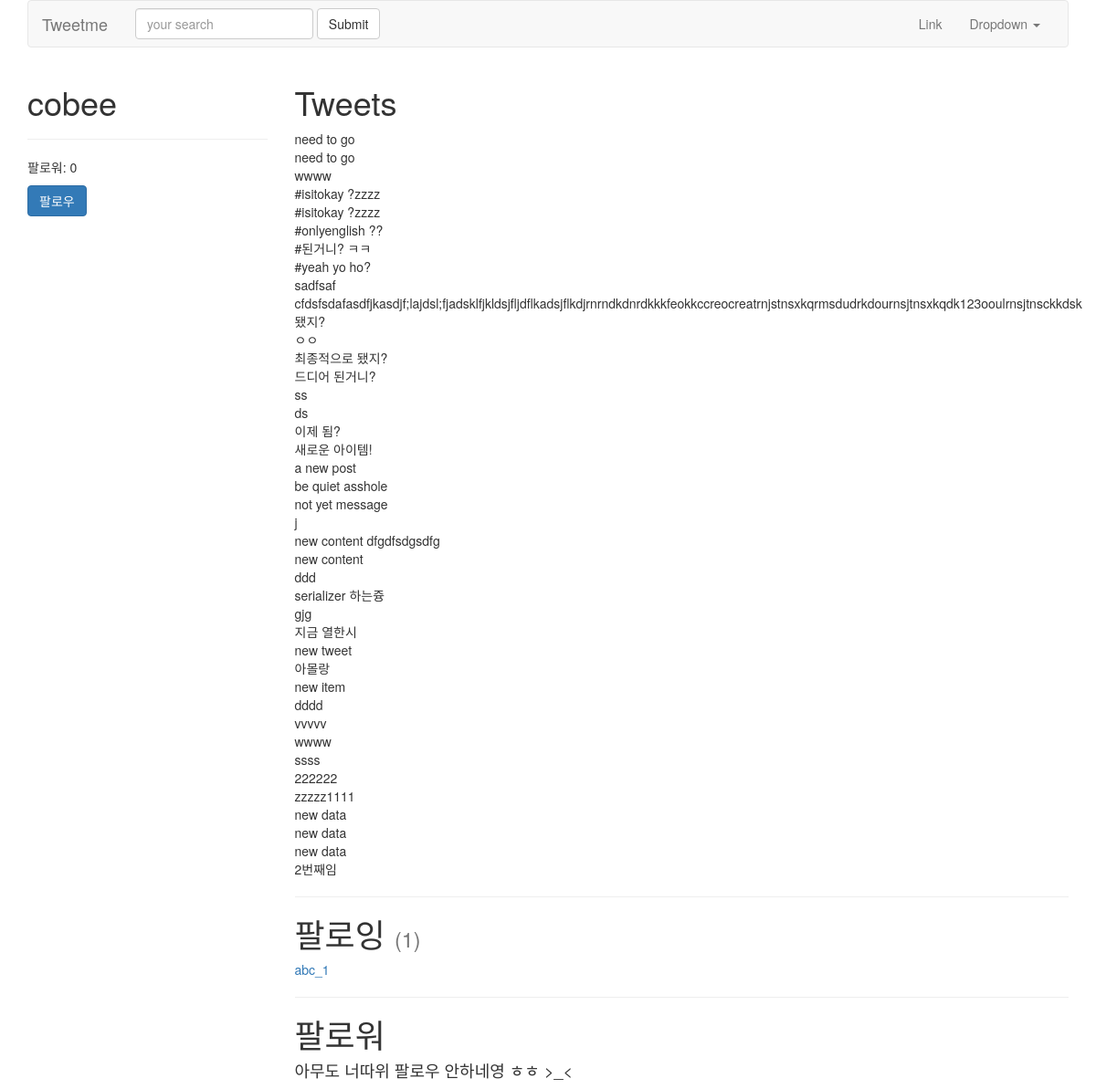
/cobee/ (signed in), run on an earlier commit of the app's database.
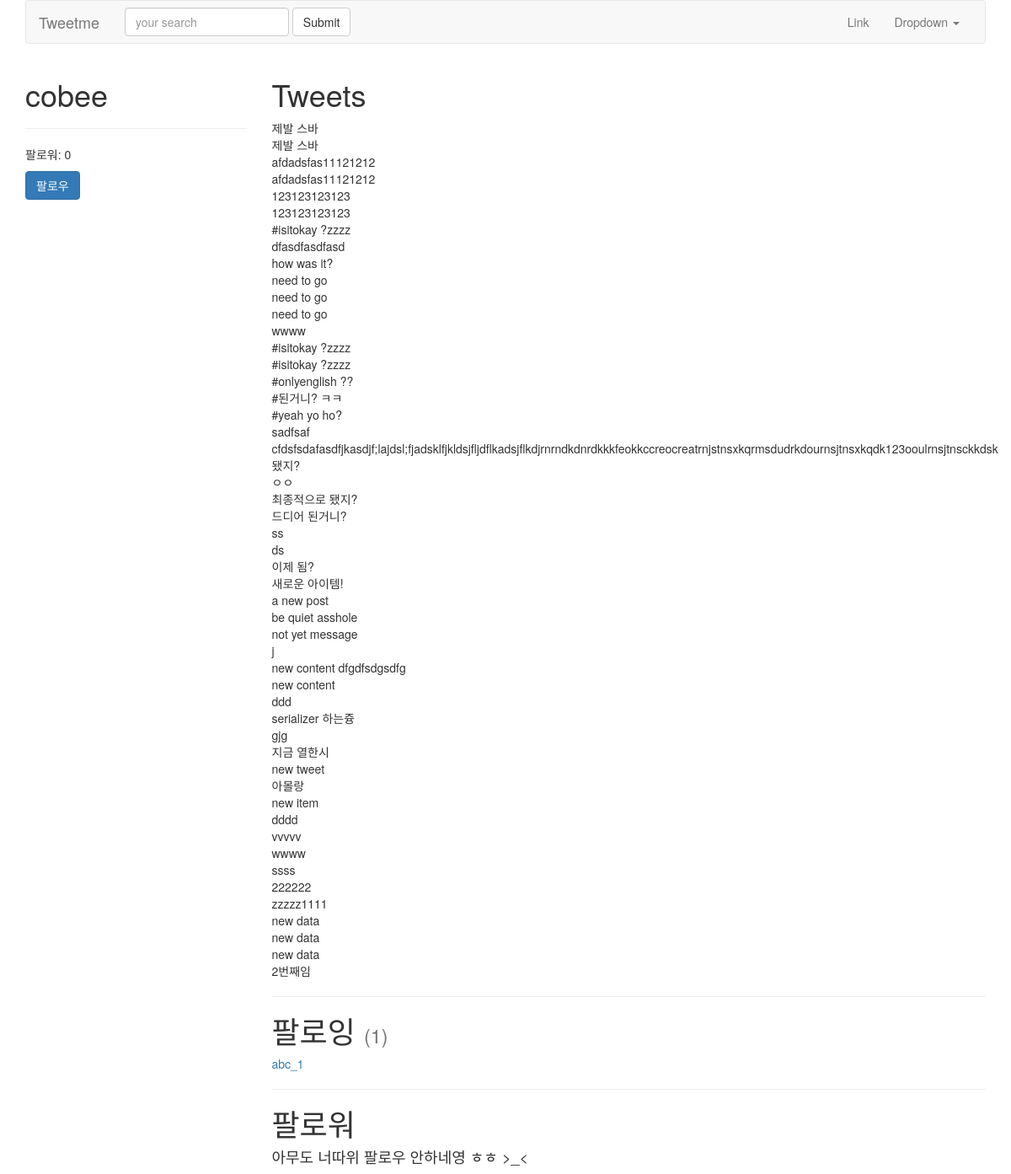
And on a later commit of the database.
### tweets/models.py (models this page shows, shortened)
class Tweet(models.Model):
	parent    = models.ForeignKey("self", blank=True, null=True)
	user	  = models.ForeignKey(settings.AUTH_USER_MODEL)
	content   = models.CharField(max_length=140, validators=[validate_content])
	updated   = models.DateTimeField(auto_now=True)
	timestamp = models.DateTimeField(auto_now_add=True)
	objects = TweetManager()
	def __str__(self):
		return str(self.content)
	class Meta:
		ordering = ['-timestamp']

### accounts/models.py (models this page shows, shortened)
class UserProfile(models.Model):
	user = models.OneToOneField(settings.AUTH_USER_MODEL, related_name='profile')
	following = models.ManyToManyField(settings.AUTH_USER_MODEL, blank=True, related_name='followed_by')
	objects = UserProfileManager()
	def get_following(self):
		users = self.following.all()
		return users.exclude(username=self.user.username)
	def get_follow_url(self):
		return reverse_lazy("profiles:follow", kwargs={"username":self.user.username})

### accounts/views.py (the view)
# urls.py: url(r'^(?P<username>[\w.@+-]+)/$', UserDetailView.as_view(), name='detail'),
class UserDetailView(DetailView):
	template_name = 'accounts/user_detail.html'
	queryset = User.objects.all()
	def get_object(self):
		return get_object_or_404(
			User,
			username__iexact=self.kwargs.get("username")
			)
	def get_context_data(self, *args, **kwargs):
		context = super(UserDetailView, self).get_context_data(*args, **kwargs)
		following = UserProfile.objects.is_following(self.request.user, self.get_object())
		context['following'] = following
		return context

### accounts/models.py (called while the page is built)
	def all(self):
		qs = self.get_queryset().all()
		try:
			if self.instance:
				qs = qs.exclude(user=self.instance)
		except:
			pass
		return qs

	def is_following(self, user, followed_by_user):
		user_profile, created = UserProfile.objects.get_or_create(user=user)
		if created:
			return False
		if followed_by_user in user_profile.following.all():
			return True
		return False

### accounts/templates/accounts/user_detail.html
{% extends "base.html" %}
{% block content %}
<div class='row'>
    <div class='col-sm-3 col-xs-12'>
        <h1>{{ object.username }} </h1>
        <hr/>
        <p>팔로워: {{ object.followed_by.all.count }}</p>
        <p>
        	<a href='{{ object.profile.get_follow_url }}'><button type="button" class="btn btn-primary">
        		{% if following %}
        			언팔로우
        		{% else %}
        			팔로우
        		{% endif %}
        	</button></a>
        </p>
    </div>
    <div class='col-sm-9 col-xs-12'>
         <h1>Tweets</h1>
         {% for tweet in object.tweet_set.all %}
         {{ tweet }}<br/>
         {% endfor %}
         <hr/>
         <h1>팔로잉 <small>({{ object.profile.get_following.count }})</small></h1>
         	{% for user in object.profile.get_following %}
         		<a href="/{{ user.username }}">{{ user.username }}</a><br/>
         	{% empty %}
         		<h4>아무도 팔로우 하고 있지 않아염 -_-*</h4>
         	{% endfor %}
		<hr/>
        <h1>팔로워</h1>
        	{% for profile in object.followed_by.all %}
         		<a href="/{{ profile.user.username }}">{{ profile.user.username }}</a><br/>
         	{% empty %}
         		<h4>아무도 너따위 팔로우 안하네영 ㅎㅎ >_< </h4>
         	{% endfor %}
    </div>
</div>
{% endblock content %}

### templates/base.html (shortened to what this page needs)
{% load static %}
<!DOCTYPE html>
<html lang="ko">
<head>
	<link rel="stylesheet" href="https://maxcdn.bootstrapcdn.com/bootstrap/3.3.2/css/bootstrap.min.css">
</head>
<body>
	<div class='container'>
		{% include 'navbar.html' %}
		{% block content %}
		{% endblock content %}
	</div>
</body>
</html>

### templates/navbar.html (shortened to what this page needs)
<nav class="navbar navbar-default">
  <div class="container-fluid">
    <div class="navbar-header">
      <a class="navbar-brand" href="{% url 'home' %}">Tweetme</a>
    </div>
    <div class="collapse navbar-collapse" id="bs-example-navbar-collapse-1">
      {% include 'tweets/search_form.html' %}
      <ul class="nav navbar-nav navbar-right">
        <li><a href="#">Link</a></li>
        <li class="dropdown">
          <a href="#" class="dropdown-toggle" data-toggle="dropdown" role="button" aria-haspopup="true" aria-expanded="false">Dropdown <span class="caret"></span></a>
        </li>
      </ul>
    </div>
  </div>
</nav>

### tweets/templates/tweets/search_form.html
<form id='navbar-search-form' class="navbar-form navbar-left" method="GET" action='{% url "tweet:list" %}'>
	<div class="form-group">
		<input class="form-control" type="text" name="q" placeholder="your search" value="{{ request.GET.q }}" />
	</div>
	<input class="btn btn-default" type="submit" name="search">
</form>

What changed in the data, as far as the page shows it:
added Tweet: content "제발 스바"
added Tweet: content "제발 스바"
added Tweet: content "afdadsfas11121212"
added Tweet: content "afdadsfas11121212"
added Tweet: content "123123123123"
added Tweet: content "123123123123"
added Tweet: content "#isitokay ?zzzz"
added Tweet: content "dfasdfasdfasd"
added Tweet: content "how was it?"
added Tweet: content "need to go"
